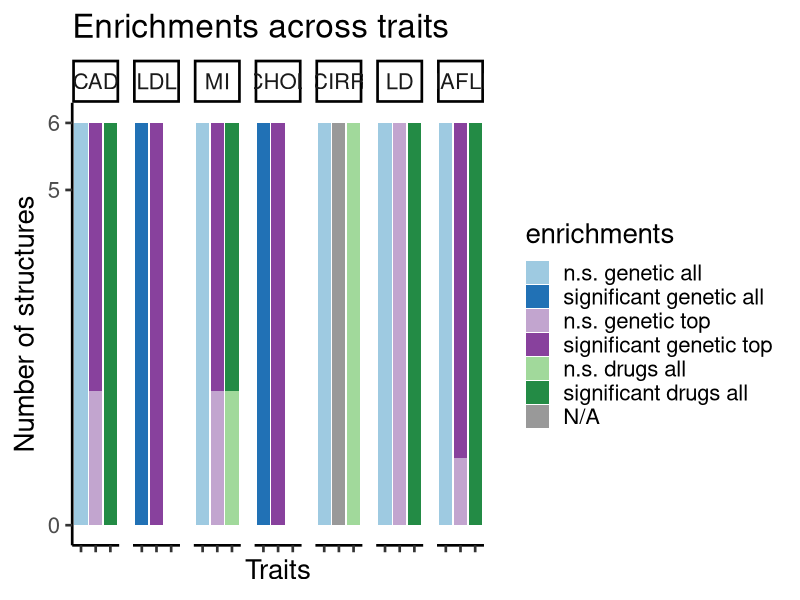

Write R code to recreate this figure.
## ---- chunk 1
library(ggplot2)
## ---- chunk 2
mydata <- read.csv("Enrichments_barplot_mouse_JBO002.csv", sep = ";")
## ---- chunk 3
enrichments <- mydata$Enrichment
trait <- mydata$Trait
number_of_structures <- as.numeric(mydata$Structures)
geneset <- mydata$Gene.set
factor_lvl <- 1:length(mydata[,1])
## ---- chunk 4
enrichments <- factor(enrichments, levels = rev(unique(enrichments)))
geneset <- factor(geneset, levels = unique(geneset))
trait <- factor(trait, levels = unique(trait))

## ---- chunk 5
# creating data frame 
enriched_proportions <- data.frame(number_of_structures,trait,enrichments,geneset,factor_lvl)

## ---- chunk 6
p1 <-   ggplot(enriched_proportions, aes(x=geneset, y=number_of_structures, fill = enrichments)) +
    geom_bar(stat="identity", position = "stack") +
    scale_y_continuous(breaks = c(0,5,6)) + #,limits = c(0,20)) +
    #geom_text(size = 6, position = position_stack(vjust = 0.75),aes(label = number_of_structures)) +
    facet_wrap(~ trait, ncol = 12) +
    labs(title="Enrichments across traits") +
    xlab("Traits") +
    ylab("Number of structures") +
    theme_classic(base_size = 20) +
    theme(axis.text.x=element_blank()) +
    scale_fill_manual(values=c("grey60","#238B45", "#A1D99B","#88419D","#C2A5CF","#2171B5","#9ECAE1")) +
    #coord_flip() +
    guides(fill = guide_legend(reverse = T))

p1
## ---- chunk 7
sessionInfo()
